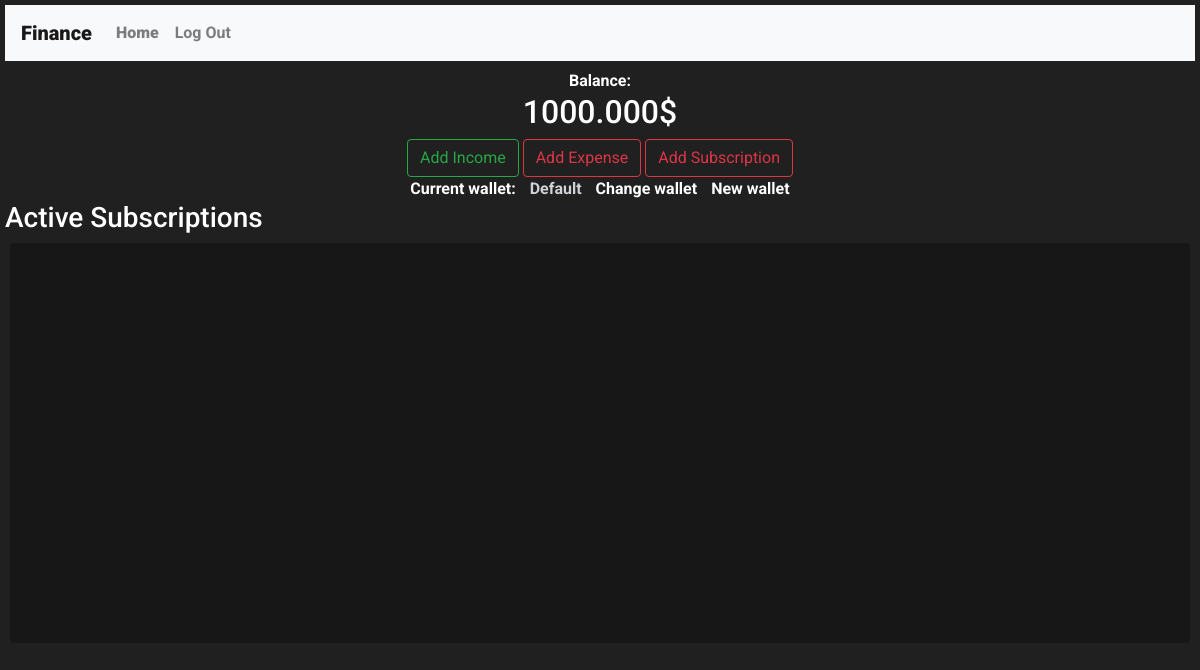
The page / (signed in) on the database as committed earlier.
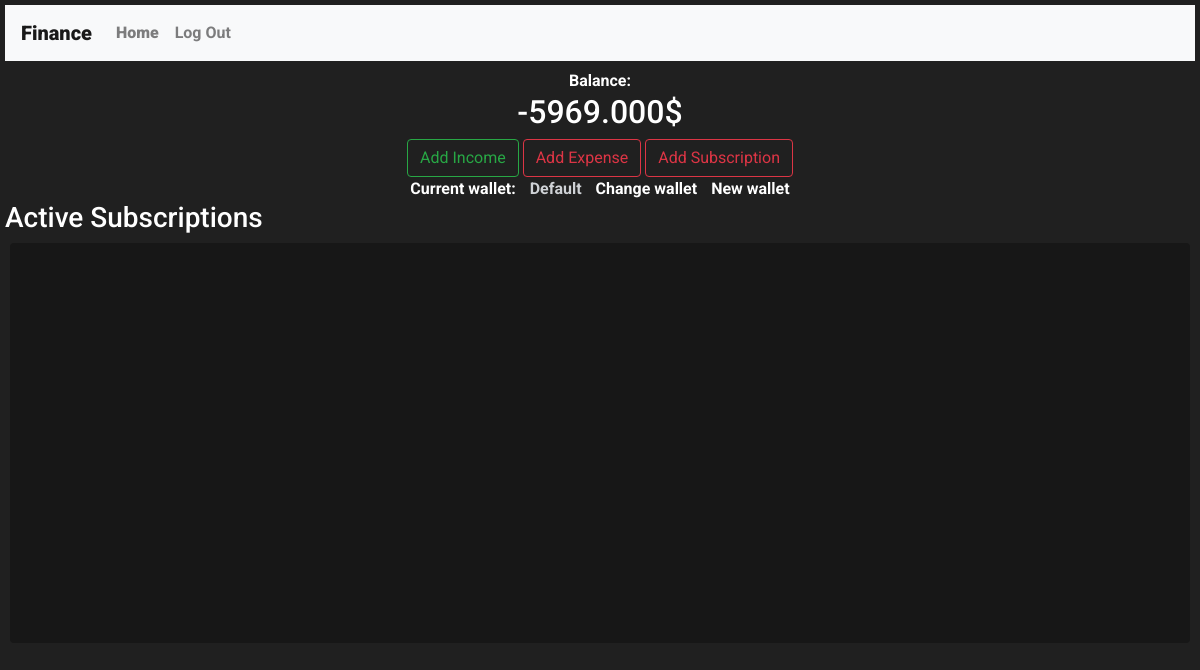
The same page on the database as committed later.
### finance/models.py (models this page shows, shortened)
class Account(models.Model):
    user = models.ForeignKey("User", on_delete=models.CASCADE, related_name="accounts")
    balance = models.DecimalField(decimal_places=3,max_digits=10)
    name = models.CharField(max_length= 50, blank=True)

### finance/views.py (the view)
# urls.py: path("", views.index, name="index"),
def index(request):
    if (request.user.is_authenticated):
        if (not request.user.accounts.all().count()):
            default_account = Account(user = request.user,balance=0,name="Default")
            default_account.save()
        default_account = request.user.accounts.get(name="Default")
        return render(request, "finance/index.html",{
            "account":default_account
        })
    return render(request, "finance/index.html")

### finance/templates/finance/index.html (shortened to what this page needs)
{% extends "finance/layout.html" %}
{% load static %}
{% block body %}
<div>
    {% if user.is_authenticated %}
    <div id="content">
        <span>Balance: <h2 id="balance">{{ account.balance }}$</h2></span>
        <button name="income" data-account-id="{{account.id}}" class="btn btn-outline-success">Add Income</button>
        <button name="expense" data-account-id="{{account.id}}" class="btn btn-outline-danger">Add Expense</button>
        <button name="recexpense" data-account-id="{{account.id}}" class="btn btn-outline-danger">Add Subscription</button>
        <div class="acc-container">
            <br>
            <span>Current wallet:</span>
            <span id="accountName" data-account-name="{{account.name}}">{{ account.name }}</span>
            <span id="acc-change">Change wallet</span>
            <span id="acc-new">New wallet</span>
        </div>
    </div>
    <h3>Active Subscriptions</h3>
    <div class="subs-container rounded">
    </div>
    {% endif %}
</div>
{% endblock %}

Rows that differ between the two databases and show on the page:
changed Account "Default": balance "1000.000" → "-5969.000"
